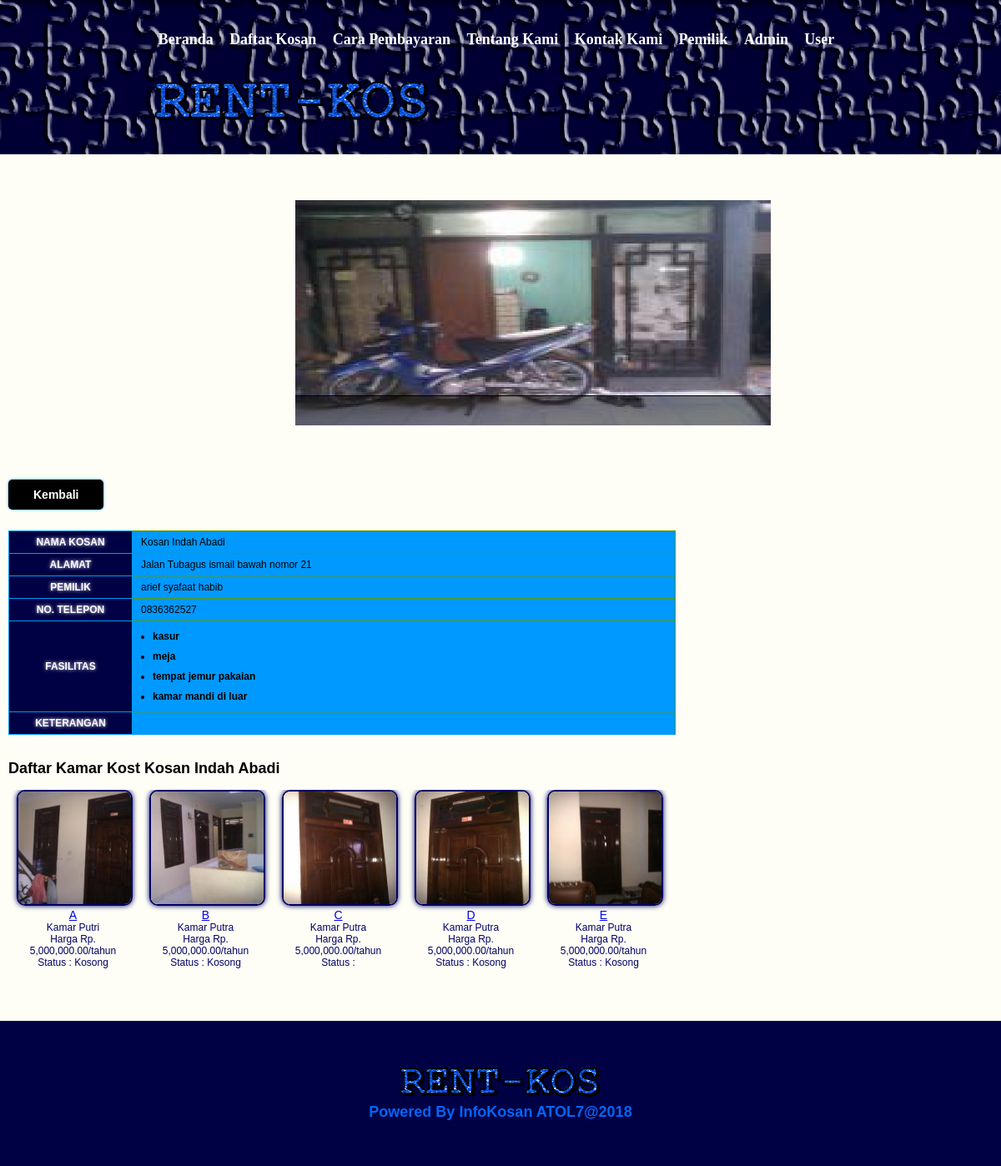
The app's page /infokos-master/index.php?pages=detail_kost&id=25 with its own data.
### tables this page shows
CREATE TABLE IF NOT EXISTS `gambar_kost` (
  `id` int(11) NOT NULL AUTO_INCREMENT,
  `lokasi` varchar(100) NOT NULL,
  `keterangan` text NOT NULL,
  `type` enum('cover','gallery') NOT NULL,
  `kost_id` int(11) NOT NULL,
  `aktif` tinyint(1) NOT NULL,
  PRIMARY KEY (`id`)
);

CREATE TABLE IF NOT EXISTS `kost` (
  `id` int(11) NOT NULL AUTO_INCREMENT,
  `nama` varchar(100) NOT NULL,
  `alamat` text NOT NULL,
  `pemilik_id` varchar(100) NOT NULL,
  `keterangan` text NOT NULL,
  `aktif` tinyint(1) NOT NULL DEFAULT '1',
  PRIMARY KEY (`id`)
);

CREATE TABLE IF NOT EXISTS `pemilik` (
  `id` varchar(50) NOT NULL,
  `nama` varchar(100) NOT NULL,
  `email` varchar(100) NOT NULL,
  `password` char(32) NOT NULL,
  `alamat` text NOT NULL,
  `jenis_kelamin` enum('P','L') NOT NULL,
  `no_hp` varchar(20) NOT NULL,
  `aktif` tinyint(1) NOT NULL,
  PRIMARY KEY (`id`)
);

CREATE TABLE IF NOT EXISTS `fasilitas` (
  `id` int(11) NOT NULL AUTO_INCREMENT,
  `nama` varchar(100) NOT NULL,
  `keterangan` text NOT NULL,
  PRIMARY KEY (`id`)
);

CREATE TABLE IF NOT EXISTS `kamar` (
  `id` int(11) NOT NULL AUTO_INCREMENT,
  `nama` varchar(100) NOT NULL,
  `jenis` enum('P','L') NOT NULL,
  `status` enum('kosong','isi') NOT NULL,
  `kost_id` int(11) NOT NULL,
  `keterangan` text NOT NULL,
  PRIMARY KEY (`id`)
);

### infokos-master/pages/detail_kost.php (the view, shortened to what this page needs)
<?php
$gambar = mysql_query("
                        SELECT *
                        FROM gambar_kost
                        WHERE kost_id = $_GET[id]
                            ");
$jum_image = mysql_num_rows($gambar);
if ($jum_image > 0) {
    ?>
    <div style="position: relative;height: 330px;width: 620px;margin: 0 auto 50px;">
        <div id="slides" style="margin:40px 0 10px 60px">
            <div class="slides_container">
                <?php
                while ($r = mysql_fetch_array($gambar)) {
                    if (!empty($r['lokasi'])) {
                        $img = 'images/medium_' . $r['lokasi'];
                    } else {
                        $img = 'images/na-447x456.jpg';
                    }
                    ?>
                    <div class="slide">
                        <a href="<?php echo $img ?>" title="<?php echo $r[keterangan] ?>" target="_blank"><img src="<?php echo $img ?>" width="570" height="270"></a>
                        <div class="caption" style="bottom:0">
                        </div>
                    </div>
                <?php } ?>
            </div>
        </div>
    </div>
    <?php
}
?>
<div class="gallery">
    <?php
    $profil = mysql_query("SELECT kost.*,pemilik.nama AS nama_pemilik, pemilik.no_hp FROM kost LEFT JOIN pemilik ON pemilik.id = kost.pemilik_id WHERE kost.id=$_GET[id]");
    $data_kost = mysql_fetch_array($profil);
    ?>
    <a href="?pages=kost" class="button-h2 cancel">Kembali</a>
    <div style="clear: both"></div>
    <div class="content-table">
        <table>
            <tr><th width="135px">Nama Kosan</th><td><?php echo $data_kost[nama] ?></td><tr>
            <tr><th>Alamat</th><td><?php echo $data_kost[alamat] ?></td><tr>
            <tr><th>Pemilik</th><td><?php echo $data_kost[nama_pemilik] ?></td><tr>
            <tr><th>No. Telepon</th><td><?php echo $data_kost[no_hp] ?></td><tr>
            <tr><th>Fasilitas</th><td>
                    <ul>
                        <?php
                        $fasilitas = mysql_query('SELECT fasilitas.* FROM fasilitas_kost LEFT JOIN fasilitas ON fasilitas.id = fasilitas_kost.fasilitas_id WHERE fasilitas_kost.kost_id=' . $_GET[id]);
                        while ($r_fasilitas = mysql_fetch_array($fasilitas)) {
                            echo '<li style="list-style: disc;margin:5px 10px 5px 14px;width:100%"><b>' . $r_fasilitas[nama] . '</b><br/>';
                            echo $r_fasilitas[keterangan] . '</li>';
                        }
                        ?>
                    </ul>
                </td><tr>
            <tr><th>Keterangan</th><td><?php echo $data_kost[keterangan] ?></td><tr>
        </table>
    </div>
    <h2>Daftar Kamar Kost <?php echo $data_kost[nama] ?></h2>
    <div>
        <ul>
            <?php
            $kamar = mysql_query("
                SELECT *,
                    (SELECT lokasi FROM gambar_kamar WHERE kamar_id = kamar.id ORDER BY RAND() LIMIT 1) AS gambar,
                    (SELECT harga FROM harga_kamar LEFT JOIN periode ON periode.id = harga_kamar.periode_id WHERE kamar_id = kamar.id AND periode.aktif = 1 ORDER BY harga_kamar.type DESC LIMIT 1) AS harga,
                    (SELECT type FROM harga_kamar LEFT JOIN periode ON periode.id = harga_kamar.periode_id WHERE kamar_id = kamar.id AND periode.aktif = 1 ORDER BY harga_kamar.type DESC LIMIT 1) AS type
                FROM kamar
                WHERE kost_id = $_GET[id]
            ");
            while ($r_kamar = mysql_fetch_array($kamar)) {
                ?>
                <li>
                    <a href="<?php echo '?pages=detail_kamar&id=' . $r_kamar['id'] ?>"><img src="
                        <?php
                        if (!empty($r_kamar['gambar'])) {
                            echo 'images/small_' . $r_kamar['gambar'];
                        } else {
                            echo 'images/na-135x135.jpg';
                        }
                        ?>
                                                                                            " alt="" /></a>
                    <span><a href="<?php echo '?pages=detail_kamar&id=' . $r_kamar['id'] ?>"><?php echo $r_kamar['nama'] ?><a> <br>
                                <?php
                                if (!empty($r_kamar['harga']))
                                    echo '<span>Kamar ';
                                if ($r_kamar['jenis'] == 'L') {
                                    echo 'Putra';
                                } else {
                                    echo 'Putri';
                                }
                                echo '<br/>Harga Rp. ' . number_format($r_kamar['harga'], 2, '.', ',') . '/' . $r_kamar['type'].'<br/>';
                                echo 'Status : '.  ucwords($r_kamar['status'].'</span>');
                                ?>
                                </span>
                                </li>
                                <?php
                            }
                            ?>
                            </ul>
                            </div>
                            </div>
                            <link type="text/css" rel="stylesheet" href="css/global.css"/>

### infokos-master/index.php (shortened to what this page needs)
<?php
if (isset($_SESSION['member'])) {
    $aktif = true;
} else {
    $aktif = false;
}
?>
<!DOCTYPE html>
<html>
    <head>
        <link rel="stylesheet" type="text/css" href="css/style.css" media="all" />
        <link type="text/css" href="css/ui-lightness/jquery-ui-1.8.21.custom.css" rel="stylesheet" />
</head>
    <body>
        <div id="header">
            <ul>
                <li <?php if ($_GET['pages'] == 'home' || empty($_GET['pages'])) echo 'class="selected"' ?>><a href="?pages=home">Beranda</a></li>
                <li <?php if ($_GET['pages'] == 'kost') echo 'class="selected"' ?>><a href="?pages=kost">Daftar Kosan</a></li>
                <li <?php if ($_GET['pages'] == 'payment') echo 'class="selected"' ?>><a href="?pages=payment">Cara Pembayaran</a></li>
                <li <?php if ($_GET['pages'] == 'about') echo 'class="selected"' ?>><a href="?pages=about">Tentang Kami</a></li>
                <li <?php if ($_GET['pages'] == 'contact') echo 'class="selected"' ?>><a href="?pages=contact">Kontak Kami</a></li>
				<li <?php if ($_GET['pemilik'] == 'index') echo 'class="selected"' ?>><a href="pemilik/index.php">pemilik</a></li>
				<li <?php if ($_GET['admin'] == 'index') echo 'class="selected"' ?>><a href="admin/index.php">Admin</a></li>
<?php if ($aktif) { ?>
                    <li <?php if ($_GET['pages'] == 'profile') echo 'class="selected"' ?>><a href="?pages=profile">Profil User</a></li>
                    <li><a href="action/logout.php">Logout</a></li>
                <?php } else { ?>
                    <li><a href="?pages=login">User</a></li>
<?php } ?>
            </ul>
            <div class="logo"><a href="index.php"><img src="images/logo.gif" alt="" /></a></div>
        </div>
        <div id="body">
            <?php
            if (!empty($_GET['pages'])) {
                require_once 'pages/' . $_GET['pages'] . '.php';
            } else {
                require_once 'pages/home.php';
            }
            ?>
        </div>
        <div id="footer">
            <div>
                <p><h2 align="center"><img src="images/footer.gif" width="243" height="39"><br>
                  <span class="style3">Powered By InfoKosan ATOL7@2018 </span></h2>
          </div>
        </div>
    </body>
</html>

### infokos-master/css/style.css (style rules this page uses)
body { background: ffffff; font-family: Arial, Helvetica, sans-serif; margin: 0; padding: 0; font-size: 12px; }
#header { background:#000044 url(../images/bg-header.jpg) repeat-x center top; margin: 0; padding: 0; overflow: hidden; min-width: 960px; }
#header ul { margin: 0 auto; overflow: hidden; padding: 31px 0 34px 0; text-align: center; min-width: 960px; }
#header ul li { display: inline-block; list-style: none; margin: 0 3px; padding: 0; }
#header ul li a { color: #fff; display: block; font-family: Times New Roman; font-size: 18px; font-weight: bold; height: 32px; line-height: 32px; margin: 0; padding: 0 10px 0 0; text-decoration: none; text-transform: capitalize; }
#header div { margin: 0 auto; padding: 0 0 35px 10px; width: 960px; }
#header div.logo a img { border: 0; margin-left: 60px; width: 330px; }
#body { background: #fefef6; margin: 0; padding: 0; min-width: 960px; }
#body .content div div ul li img,#body .gallery div ul li img { border: 2px solid #000066; width: 135px; height:135px; border-radius: 10px; box-shadow: 0 0 6px #000066; }
#body .content div div ul li span,#body .gallery div ul li span { color: #000066; display: block; font-size: 14px; margin: 0; padding: 0; text-align: center; width: 135px; height: 40px; }
#body .gallery div ul li span span { font-size: 12px; }
#body .gallery { background-color:#0099FF margin: 0 auto; padding: 0; padding: 0 0 50px 10px; width: 800px; }
#body .gallery div { margin: 0; overflow: hidden; padding: 0 0 5px 0; }
#body .gallery div ul { float: left; margin: 0; overflow: hidden; padding: 0; }
#body .gallery div ul li { float: left; list-style: none; margin: 0 10px 40px; padding: 0; }
#body .gallery div img { border: 0; width: 456px; height: 447px; border: 2px solid #0099FF; border-radius: 20px; box-shadow: 0 0 10px #0099FF; }
#footer { background: #000044; margin: 0; padding: 40px 0; }
#footer div { margin: 0 auto; overflow: hidden; padding: 0; width: 940px; }
#footer div p { color: #0000ff; float: right; font-size: 12px; }
.content-table table { border-width: 1px; border-style: solid; border-color:#0099FF; border-collapse: collapse; margin: 10px 0px; background:#0099FF; width: 100%; }
.content-table th { color: #ffffff; font-weight:bolder; text-transform: uppercase; text-align: center; padding: 0.5em; border:1px solid #0099FF; border-collapse: collapse; background: #000044; text-shadow:#fff 0px 0px 4px; }
.content-table td { padding: 0.5em; vertical-align: middle; border:#5E9901 solid 1px; border-collapse: collapse; background:none; padding-left:10px; }
.button-h2 { padding: 10px 30px; display: block; background-color: #0099FF; text-decoration: none; color: #FFF; border-radius: 5px; -moz-border-radius: 5px; -webkit-border-radius: 5px; box-shadow: 0 0 3px #0099FF; font-size: 20px; font-weight: bold; text-align: center; margin: 10px 20px 10px 0; float: left; font-size: 14px; }
.cancel { background-color:#000; }

### infokos-master/css/global.css (style rules this page uses)
#slides { position:absolute; top:15px; left:4px; z-index:100; }
.slides_container { width:570px; overflow:hidden; position:relative; display:none; }
.slides_container div.slide { width:570px; height:270px; display:block; }
.caption { z-index:500; position:absolute; bottom:-35px; left:0; height:30px; padding:5px 20px 0 20px; background:#000; background:rgba(0,0,0,.5); width:540px; font-size:1.3em; line-height:1.33; color:#fff; border-top:1px solid #000; text-shadow:none; }

### records on screen
gambar_kost: lokasi (picture)
kost: nama "Kosan Indah Abadi", alamat "Jalan Tubagus ismail bawah nomor 21", pemilik.nama "arief syafaat habib", pemilik.no_hp "0836362527"
fasilitas: nama "kasur"
fasilitas: nama "meja"
fasilitas: nama "tempat jemur pakaian"
fasilitas: nama "kamar mandi di luar"
kamar: shows a picture, nama "A", jenis "Putri", harga "5,000,000.00", type "tahun", status "Kosong"
kamar: shows a picture, nama "B", jenis "Putra", harga "5,000,000.00", type "tahun", status "Kosong"
kamar: shows a picture, nama "C", jenis "Putra", harga "5,000,000.00", type "tahun"
kamar: shows a picture, nama "D", jenis "Putra", harga "5,000,000.00", type "tahun", status "Kosong"
kamar: shows a picture, nama "E", jenis "Putra", harga "5,000,000.00", type "tahun", status "Kosong"
